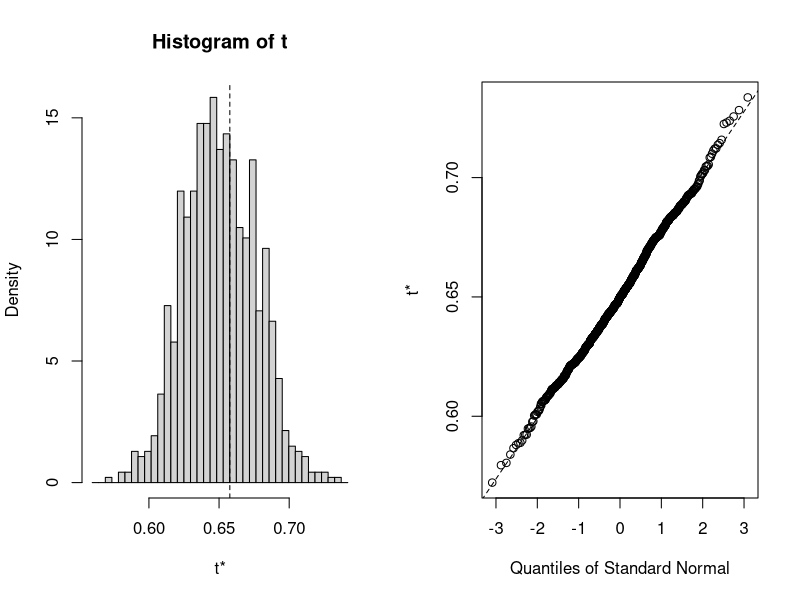
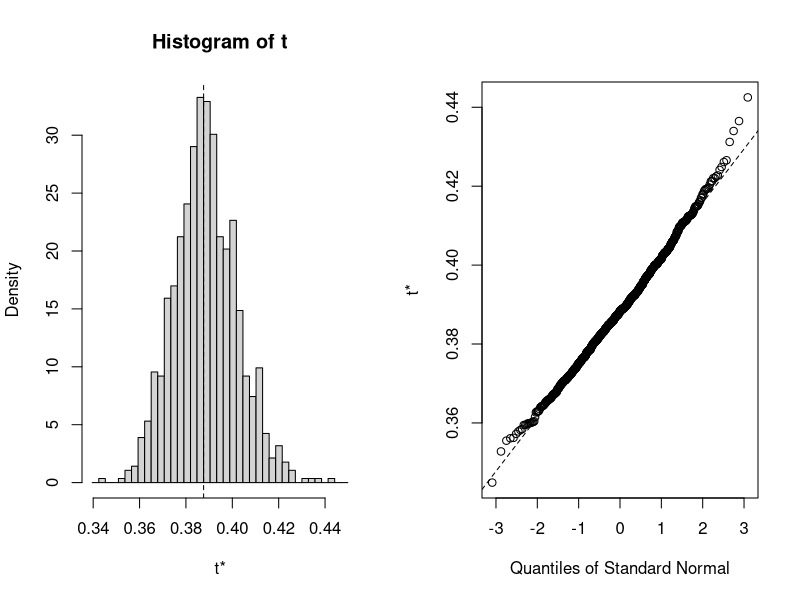
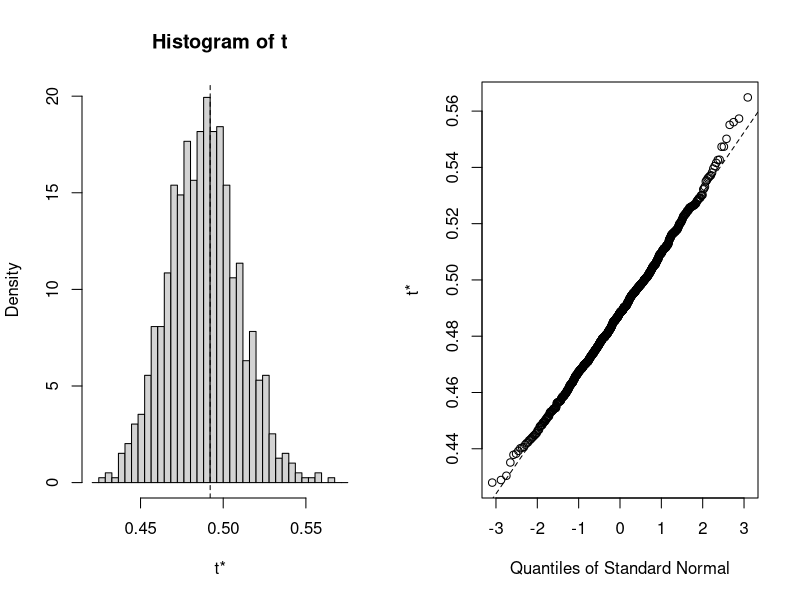
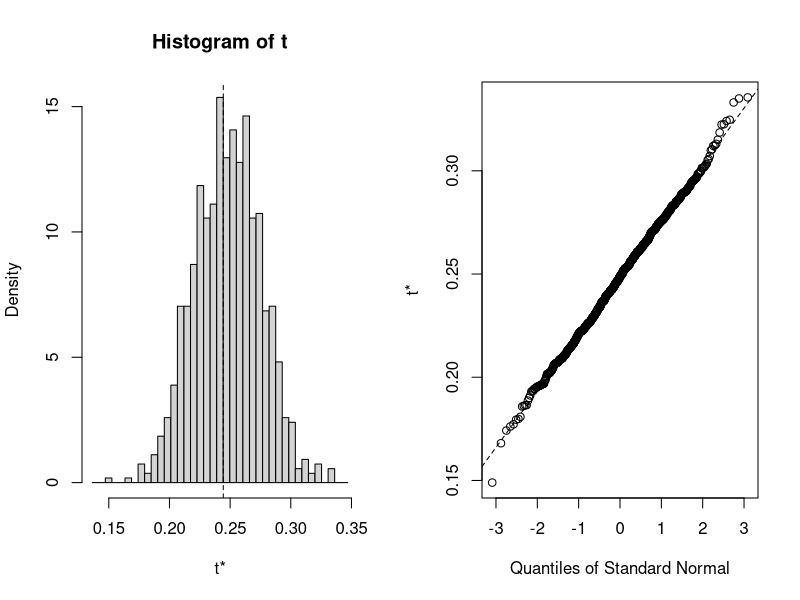
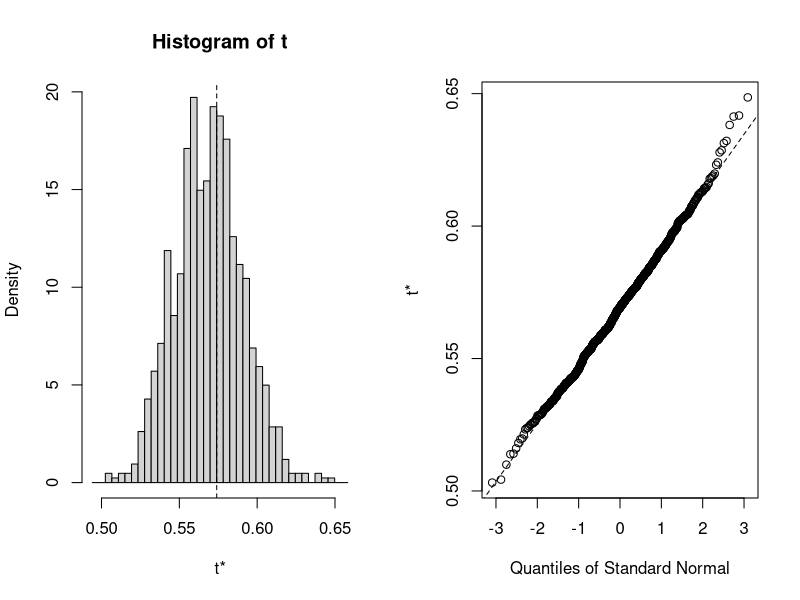
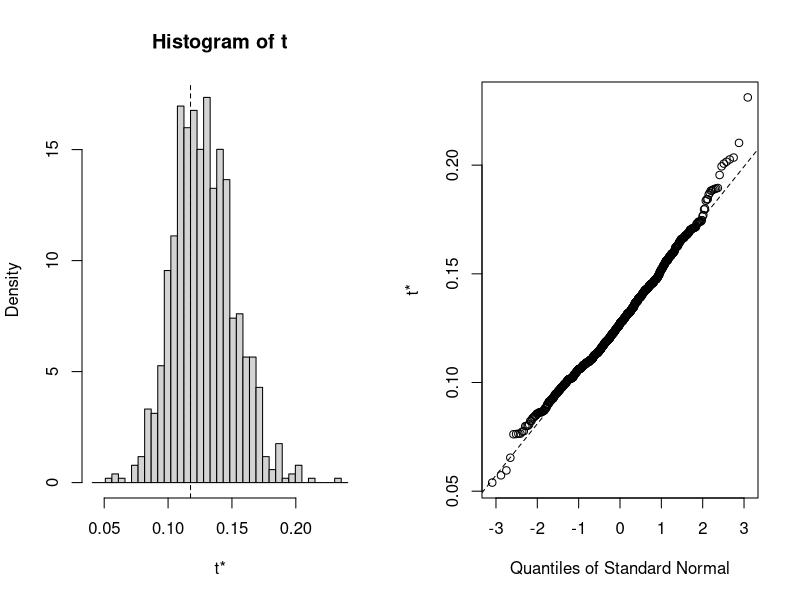
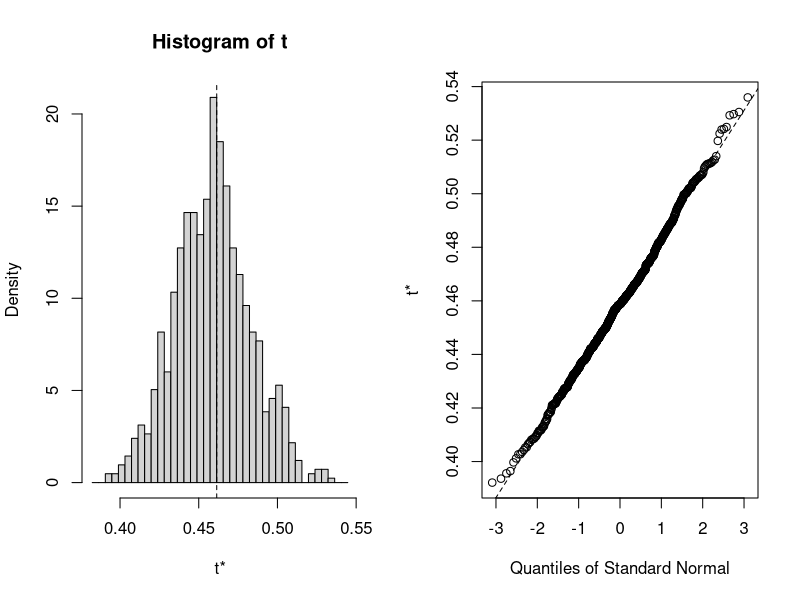
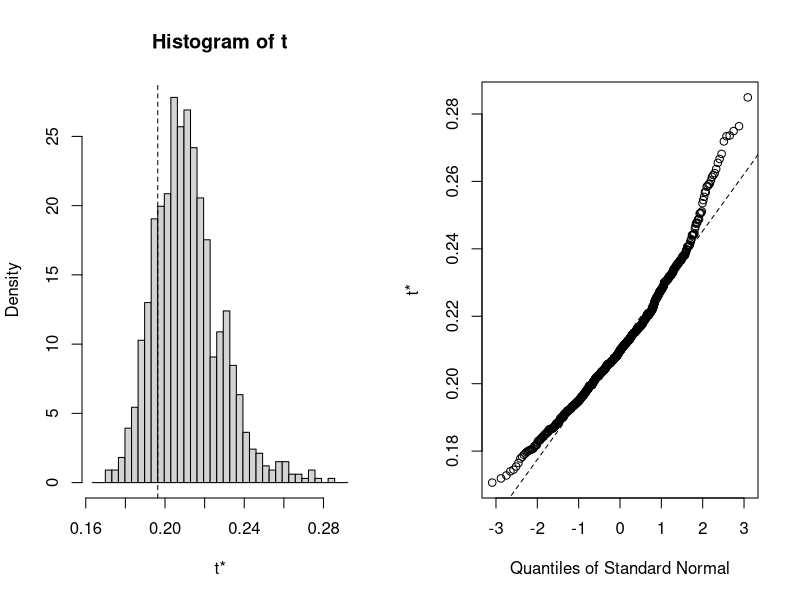

The R script that drew these images, in order:
## ---- chunk 1
knitr::opts_chunk$set(echo = TRUE)
## ---- chunk 2
library(tidyverse)
library(boot) #for bootstrapping 
library(broom) #for tidy function
library(geosphere) #for calcuLatitudeing geographic distance
library(lmerTest) #for mixed effect models 

set.seed(112) #to get consistent bootstrap results
## ---- chunk 3
all_clim <- read_csv("../output/WtrYr_Clim_2025NoOct.csv")
## ---- chunk 4
#CP2 30 years average (recent)
cp2_recent_Garden <- all_clim %>% 
  filter(pop=="CP2_garden", timeframe == "recent", year >= 1995, year <= 2025, Season == "Water Year") %>% #filter CP2 garden and set the time for recent climate data (1995-2025)
  summarise(#summarise and remove NA value for both temp and ppt seasonality data 
    across(cwd:ppt_coldest_month, ~mean (.x, na.rm = TRUE))
    ) %>%
  rename_with(~paste0(.x, '_Garden'))

#CP2 30 years average (historic)
cp2_historic_Garden <- all_clim %>%
  filter (pop == "CP2_garden", timeframe == "historic", year >= 1965, year <= 1994, Season == "Water Year") %>%
  summarise (
    across(cwd:ppt_coldest_month, ~mean(.x, na.rm = TRUE))
  ) %>%
  rename_with (~paste0(.x, '_Garden'))

cp2_recent_range_prep <- cp2_recent_Garden %>%
  rename_with(~str_remove(.,"_Garden"), everything())
cp2_historic_range_prep <- cp2_historic_Garden %>%
  rename_with(~str_remove(.,"_Garden"), everything())
## ---- chunk 5
#pop info 
pops <- all_clim %>% 
  filter(pop != "CP2_garden") %>%
  select(pop, Elev_class, Elev_m, Latitude, Longitude) %>% 
  distinct() %>%
  arrange (pop)
pop_order <- pops$pop #make sure the pop names are correctly link for the futher analysis

#home climates
recent_wtryr_clim <- all_clim %>% 
  filter(timeframe=="recent", year >=1995, year <= 2025, #30 year averages 
         Season=="Water Year", pop != "CP2_garden")
recent_wtryr_clim_nest <- recent_wtryr_clim %>% nest(.by=year) #nest to prepare for bootstrapping 

historic_wtryr_clim <- all_clim %>% 
  filter(timeframe=="historic", year >= 1965, year<=1994,
         Season=="Water Year", pop != "CP2_garden")
historic_wtryr_clim_nest <- historic_wtryr_clim %>% nest(.by=year) #nest to prepare for bootstrapping 

#range prep
cp2_recent_range_prep <- cp2_recent_Garden %>%
  rename_with(~str_remove(.x, "_Garden"), everything())
cp2_recent_range_prep <- cp2_historic_Garden %>%
  rename_with(~str_remove(.x, "_Garden"), everything())
## ---- chunk 6
gowers_calc <- function(data, indices, P, garden_clim, garden_range) { #function with all of the code necessary for calcuLatitudeing gowers distance 
  #data = _clim_nest (recent or historical) - needs to be nested by year; P = # climate variables;
  #garden_clim = garden clim with _WL2 or _UCD at end of column names
  #garden_range = garden data with WL2 or UCD removed from the column names 
  
  data <-data[indices,] # subset per bootstrap indices
  
  data <- data %>% unnest(data) #unnest so the function can access the climate data
  
  data_means <- data %>% 
    group_by(pop, Elev_class, Elev_m, Latitude, Longitude, timeframe) %>% 
    summarise_at(c("cwd",  "pck", "ppt", "tmn", "tmx", "ann_tmean", "mean_diurnal_range", 
                   "temp_seasonality", "temp_ann_range",
                 "tmean_wettest_month", "tmean_driest_month", "ann_ppt",
                 "ppt_seasonality","ppt_warmest_month", "ppt_coldest_month"),
               c(mean), na.rm = TRUE) #get 30 year averages for each climate variable 
  
  range_merge <- bind_rows(data_means, garden_range)
  
  garden_home_climate_ranges <- range_merge %>% #calculate ranges
    ungroup() %>% 
  summarise(cwd_range=max(cwd)-min(cwd),
            pck_range=max(pck)-min(pck),
            ppt_range=max(ppt)-min(ppt), 
            tmn_range=max(tmn)-min(tmn), 
            tmx_range=max(tmx)-min(tmx), 
            ann_tmean_range=max(ann_tmean)-min(ann_tmean),
            mean_diurnal_range_range=max(mean_diurnal_range)-min(mean_diurnal_range),
            temp_seasonality_range=max(temp_seasonality)-min(temp_seasonality),
            temp_ann_range_range=max(temp_ann_range)-min(temp_ann_range),
            tmean_wettest_month_range=max(tmean_wettest_month)-min(tmean_wettest_month),
            tmean_driest_month_range=max(tmean_driest_month)-min(tmean_driest_month),
            ann_ppt_range=max(ann_ppt)-min(ann_ppt), 
            ppt_seasonality_range=max(ppt_seasonality)-min(ppt_seasonality),
            ppt_warmest_month_range=max(ppt_warmest_month)-min(ppt_warmest_month), 
            ppt_coldest_month_range=max(ppt_coldest_month)-min(ppt_coldest_month))
  
  garden_home_climate <- bind_cols(garden_clim, data_means) #add garden climate data to home climate data 
  
  garden_home_climate_with_ranges <- bind_cols(garden_home_climate, garden_home_climate_ranges) #add in ranges 
  
  gowers_calc_each_var <- garden_home_climate_with_ranges %>% #variable by variable calc
  mutate(cwd_gowers=abs(cwd_Garden-cwd) / cwd_range,
         pck_gowers=abs(pck_Garden-pck) / pck_range,
         ppt_gowers=abs(ppt_Garden - ppt) / ppt_range,
         tmn_gowers=abs(tmn_Garden - tmn) / tmn_range,
         tmx_gowers=abs(tmx_Garden - tmx) / tmx_range,
         ann_tmean_gowers=abs(ann_tmean_Garden - ann_tmean) / ann_tmean_range,
         mean_diurnal_range_gowers=abs(mean_diurnal_range_Garden - mean_diurnal_range) / mean_diurnal_range_range,
         temp_seasonality_gowers=abs(temp_seasonality_Garden - temp_seasonality) / temp_seasonality_range,
         temp_ann_range_gowers=abs(temp_ann_range_Garden - temp_ann_range) / temp_ann_range_range,
         tmean_wettest_month_gowers=abs(tmean_wettest_month_Garden - tmean_wettest_month) / tmean_wettest_month_range,
         tmean_driest_month_gowers=abs(tmean_driest_month_Garden - tmean_driest_month) / tmean_driest_month_range,
         ann_ppt_gowers=abs(ann_ppt_Garden - ann_ppt) / ann_ppt_range,
         ppt_seasonality_gowers=abs(ppt_seasonality_Garden - ppt_seasonality) / ppt_seasonality_range,
         ppt_warmest_month_gowers=abs(ppt_warmest_month_Garden - ppt_warmest_month) / ppt_warmest_month_range,
         ppt_coldest_month_gowers=abs(ppt_coldest_month_Garden - ppt_coldest_month) / ppt_coldest_month_range) %>% 
  dplyr::select(pop, Elev_class, Elev_m, ends_with("_gowers"))

 gowers_calc_per_pop <- gowers_calc_each_var %>% #final gowers calc 
  mutate(Gowers_Dist=(1/P)*(cwd_gowers + pck_gowers + ppt_gowers + tmn_gowers + tmx_gowers +
                                ann_tmean_gowers + mean_diurnal_range_gowers +
                                temp_seasonality_gowers +temp_ann_range_gowers +
                                tmean_wettest_month_gowers +
                                tmean_driest_month_gowers +ann_ppt_gowers +
                                ppt_seasonality_gowers + ppt_warmest_month_gowers +
                                ppt_coldest_month_gowers)) %>%
   dplyr::select(pop, Elev_class, Elev_m, Gowers_Dist)
  
 gowers_calc_per_pop %>% pull(Gowers_Dist) #make the result a vector 
}
## ---- chunk 7
# water year - recent
gowers.boot_cp2_recent <- boot(
  data=recent_wtryr_clim_nest, 
  statistic=gowers_calc, 
  R=1000, P=15, 
  garden_clim=cp2_recent_Garden,
  garden_range=cp2_recent_range_prep) #will sample each row (year) with replacement 

for(i in 1:11) {
  plot(gowers.boot_cp2_recent, index=i) #distributions look normal for the most part 
}

boot_recent_results_cp2 <- tidy(
  gowers.boot_cp2_recent,
  conf.int=TRUE,
  conf.method="norm"
) %>%  #all pops
  rename(Gowers_Dist = statistic) %>% 
  mutate(timeframe="Recent", Season="Water Year")
boot_gowers_recent_cp2 <- bind_cols(pops, boot_recent_results_cp2) %>% 
  select(pop:Longitude, timeframe, Season, Gowers_Dist, conf.low, conf.high) %>% 
  arrange(Gowers_Dist)

# water year - historic
gowers.boot_cp2_historic <- boot(
  data=historic_wtryr_clim_nest,
  statistic=gowers_calc,
  R=1000, P=15,
  garden_clim=cp2_historic_Garden,
  garden_range=cp2_historic_range_prep) 
#will sample each row (year) with replacement 

for(i in 1:11) {
  plot(gowers.boot_cp2_historic, index=i) #distributions look normal for the most part 
}

boot_historic_results_cp2 <- tidy(
  gowers.boot_cp2_historic,conf.int=TRUE,conf.method="norm"
) %>%  #all pops
  rename(Gowers_Dist = statistic) %>% 
  mutate(timeframe="Historic", Season="Water Year")
boot_gowers_historic_cp2 <- bind_cols(pops, boot_historic_results_cp2) %>% 
  select(pop:Longitude, timeframe, Season, Gowers_Dist, conf.low, conf.high) %>% 
  arrange(Gowers_Dist)
all_CP2_gowers <- bind_rows(
  boot_gowers_recent_cp2, boot_gowers_historic_cp2
)
write_csv(all_CP2_gowers, "../output/CP2_Climate_Distance.csv")
## ---- chunk 8
# CP2 gower climate distance
all_CP2_gowers %>% 
  ggplot(aes(x=fct_reorder(pop, Elev_m), y=Gowers_Dist, group=pop, fill=Elev_m)) +
  geom_col(width = 0.7,position = position_dodge(0.75)) +
  geom_errorbar(aes(ymin=conf.low, ymax=conf.high),
                width=.3, position = position_dodge(0.75)) +
  scale_y_continuous(expand = c(0,0.02)) +
  scale_fill_gradient(low = "#F5A540", high = "#0043F0") +
  labs(y="Gower Climate Distance from CP2", fill="Elevation (m)", x="Population") +
  theme_classic() +
  theme(text=element_text(size=18), axis.text.x = element_text(size= 9, angle = 45,  hjust = 1)) +
  facet_wrap(~timeframe)
#ggsave("../output/WtrYr_Clim_CP2.png", width = 24, height = 8, units = "in")
## ---- chunk 9
